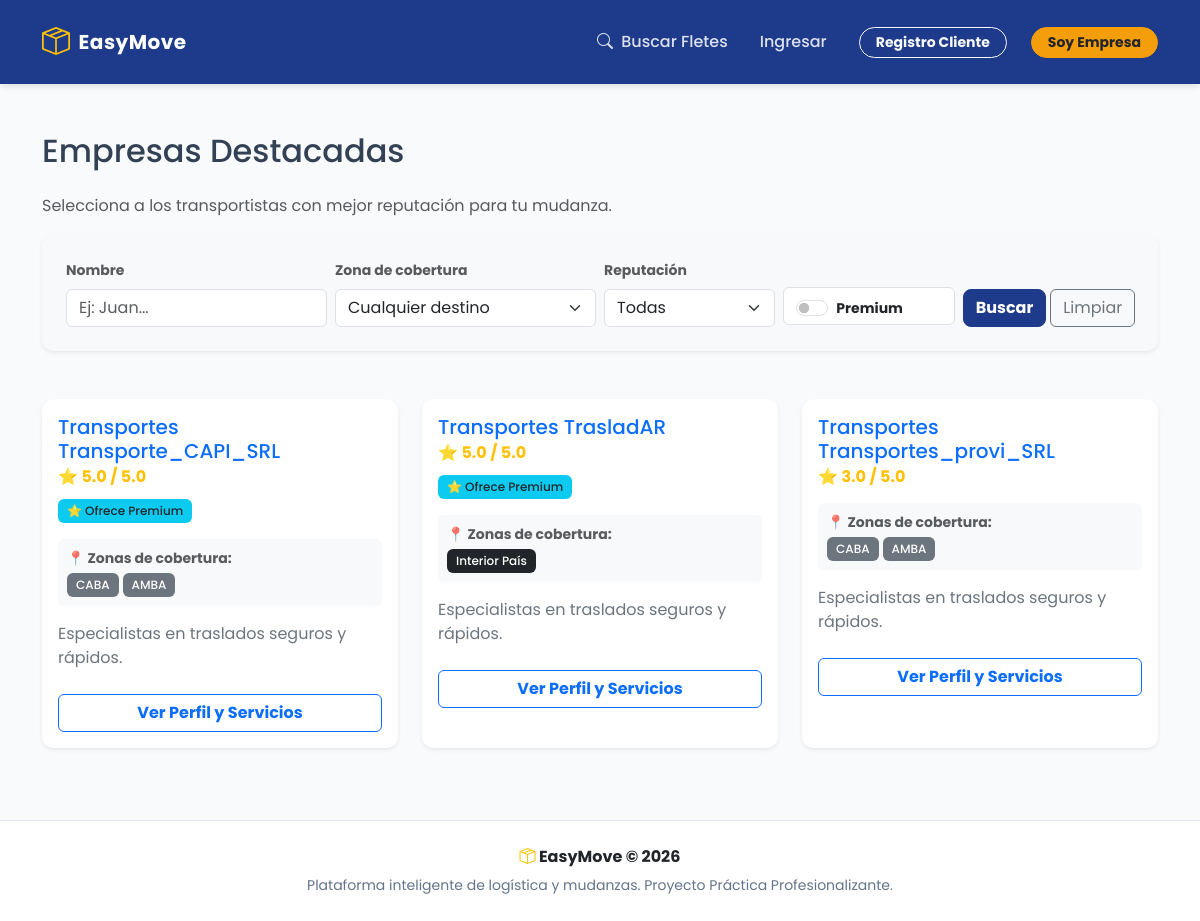
Screenshot of /empresas/ with the database file from the repository.
### core/models.py (models this page shows, shortened)
class Usuario(AbstractUser):
    TIPOS_DE_ROL = (
        ('CLIENTE', 'Me quiero mudar'),
        ('EMPRESA', 'Realizo mudanzas'),
    )
    rol = models.CharField(max_length=10, choices=TIPOS_DE_ROL, default='CLIENTE')
    reputacion = models.DecimalField(max_digits=3, decimal_places=1, default=5.0)
    ZONAS_COBERTURA = (
        ('SOLO_CABA', 'Solo Capital Federal'),
        ('SOLO_PBA', 'Solo Provincia de Buenos Aires'),
        ('CABA_A_PBA', 'Capital Federal a Provincia'),
        ('PBA_A_CABA', 'Provincia a Capital Federal'),
        ('TODAS', 'CABA y Provincia (Ambos sentidos)'),
    )
    zona_cobertura = models.CharField(max_length=20, choices=ZONAS_COBERTURA, default='TODAS')
    ofrece_embalaje_seguro = models.BooleanField(default=False, help_text="Incluye operarios con bodycam y registro de cajas")
    descripcion_servicio_premium = models.TextField(
    blank=True,
    null=True,
    help_text="Describe qué incluye tu servicio extra"
)
    cuit = models.CharField(max_length=11, blank=True, null=True, help_text="Solo números, sin guiones")
    telefono = models.CharField(max_length=20, blank=True, null=True)
    direccion_base = models.CharField(max_length=255, blank=True, null=True)
    TIPO_FLOTA = (
        ('FURGON', 'Furgón (Ej: Kangoo, Partner)'),
        ('CAMIONETA', 'Camioneta (Ej: F-100, Hilux)'),
        ('CAMION_CHICO', 'Camión Liviano (Ej: 350)'),
        ('CAMION_MUDANZA', 'Camión de Mudanza Grande'),
    )
    vehiculo_principal = models.CharField(max_length=20, choices=TIPO_FLOTA, blank=True, null=True)
    tiene_seguro = models.BooleanField(default=False, help_text="¿Cuenta con seguro de carga?")
    cubre_caba = models.BooleanField(default=True, verbose_name="Solo CABA")
    cubre_amba = models.BooleanField(default=True, verbose_name="AMBA (Conurbano)")
    cubre_resto_pba = models.BooleanField(default=False, verbose_name="Resto de PBA (Ej: La Plata, Costa)")
    cubre_interior = models.BooleanField(default=False, verbose_name="Interior del País")

### core/views.py (the view, shortened to what this page needs)
# urls.py: path('empresas/', views.buscador_empresas, name='buscador_empresas'),
def buscador_empresas(request):
    empresas = Usuario.objects.filter(rol='EMPRESA')
    query_nombre = request.GET.get('q')
    filtro_premium = request.GET.get('premium')
    filtro_estrellas = request.GET.get('estrellas')
    filtro_alcance = request.GET.get('alcance') # <--- NUEVO
    if query_nombre:
        empresas = empresas.filter(username__icontains=query_nombre)
    if filtro_premium == 'on':
        empresas = empresas.filter(ofrece_embalaje_seguro=True)
    if filtro_estrellas:
        empresas = empresas.filter(reputacion__gte=float(filtro_estrellas))
    filtro_alcance = request.GET.get('alcance')
    empresas = empresas.order_by('-reputacion')
    return render(request, 'core/buscador_empresas.html', {'empresas': empresas})

### core/templates/core/buscador_empresas.html (shortened to what this page needs)
{% extends 'core/base.html' %}
{% block content %}
<div class="container mt-5 mb-5">
  <h2 class="mb-4">Empresas Destacadas</h2>
  <p class="text-muted">
    Selecciona a los transportistas con mejor reputación para tu mudanza.
  </p>
  <div class="card shadow-sm border-0 mb-5 bg-light">
    <div class="card-body p-4">
      <form method="GET" action="">
        <div class="row g-2 align-items-end">
          <div class="col-lg-3 col-md-6">
            <label class="form-label small fw-bold text-muted">Nombre</label>
            <input type="text" name="q" class="form-control" placeholder="Ej: Juan..." value="{{ request.GET.q }}">
          </div>
          <div class="col-lg-3 col-md-6">
            <label class="form-label small fw-bold text-muted">Zona de cobertura</label>
            <select name="alcance" class="form-select">
              <option value="">Cualquier destino</option>
            </select>
          </div>
          <div class="col-lg-2 col-md-4">
            <label class="form-label small fw-bold text-muted">Reputación</label>
            <select name="estrellas" class="form-select">
              <option value="">Todas</option>
            </select>
          </div>
          <div class="col-lg-2 col-md-4">
            <div class="form-check form-switch mt-2 border p-2 rounded bg-white" style="height: 38px;">
              <input class="form-check-input ms-1" type="checkbox" role="switch" name="premium" id="filtroPremium" {% if request.GET.premium == 'on' %}checked{% endif %}>
              <label class="form-check-label ms-2 small fw-bold" for="filtroPremium">Premium</label>
            </div>
          </div>
          <div class="col-lg-2 col-md-4 d-flex gap-1">
            <button type="submit" class="btn btn-primary w-100 fw-bold">Buscar</button>
            <a href="{% url 'buscador_empresas' %}" class="btn btn-outline-secondary">Limpiar</a>
          </div>
        </div>
      </form>
    </div>
  </div>
  <div class="row">
    {% for empresa in empresas %}
    <div class="col-md-4 mb-4">
      <div class="card shadow-sm h-100 border-0">
        <div class="card-body">
          <h5 class="card-title text-capitalize text-primary">
            Transportes {{ empresa.username }}
          </h5>
          <h6 class="card-subtitle mb-2 text-warning fw-bold">
            ⭐ {{ empresa.reputacion }} / 5.0
          </h6>
          {% if empresa.ofrece_embalaje_seguro %}
            <span class="badge bg-info text-dark mt-1">⭐ Ofrece Premium</span>
          {% endif %}
          <div class="mt-3 bg-light p-2 rounded border border-light">
            <small class="text-muted fw-bold d-block mb-1">📍 Zonas de cobertura:</small>
            <div class="d-flex flex-wrap gap-1">
                {% if empresa.cubre_caba %}
                    <span class="badge bg-secondary text-white">CABA</span>
                {% endif %}
                {% if empresa.cubre_amba %}
                    <span class="badge bg-secondary text-white">AMBA</span>
                {% endif %}
                {% if empresa.cubre_interior %}
                    <span class="badge bg-dark text-white">Interior País</span>
                {% endif %}
            </div>
          </div>
          <p class="card-text mt-3 text-secondary">
            Especialistas en traslados seguros y rápidos.
          </p>
          <a
            href="{% url 'perfil_empresa' empresa.id %}"
            class="btn btn-outline-primary w-100 mt-2 fw-bold"
            >Ver Perfil y Servicios</a
          >
        </div>
      </div>
    </div>
    {% endfor %}
  </div>
</div>
{% endblock %}

### core/templates/core/base.html (style rules this page uses)
:root { --em-primary: #1e3a8a; --em-secondary: #f59e0b; --em-bg-light: #f8fafc; }
body { font-family: "Poppins", sans-serif; background-color: var(--em-bg-light); color: #334155; }
.btn-primary { background-color: var(--em-primary); border-color: var(--em-primary); border-radius: 8px; font-weight: 600; transition: all 0.3s; }
.card { border: none; border-radius: 12px; box-shadow: 0 4px 6px -1px rgba(0, 0, 0, 0.05), 0 2px 4px -1px rgba(0, 0, 0, 0.03); transition: transform 0.2s ease-in-out; }
.badge { padding: 0.5em 0.75em; border-radius: 6px; font-weight: 500; }

### rows the page displays
Usuario: username "Transporte_CAPI_SRL", reputacion "5.0", ofrece_embalaje_seguro "⭐ Ofrece Premium", cubre_caba "CABA", cubre_amba "AMBA"
Usuario: username "TrasladAR", reputacion "5.0", ofrece_embalaje_seguro "⭐ Ofrece Premium", cubre_interior "Interior País"
Usuario: username "Transportes_provi_SRL", reputacion "3.0", cubre_caba "CABA", cubre_amba "AMBA"
